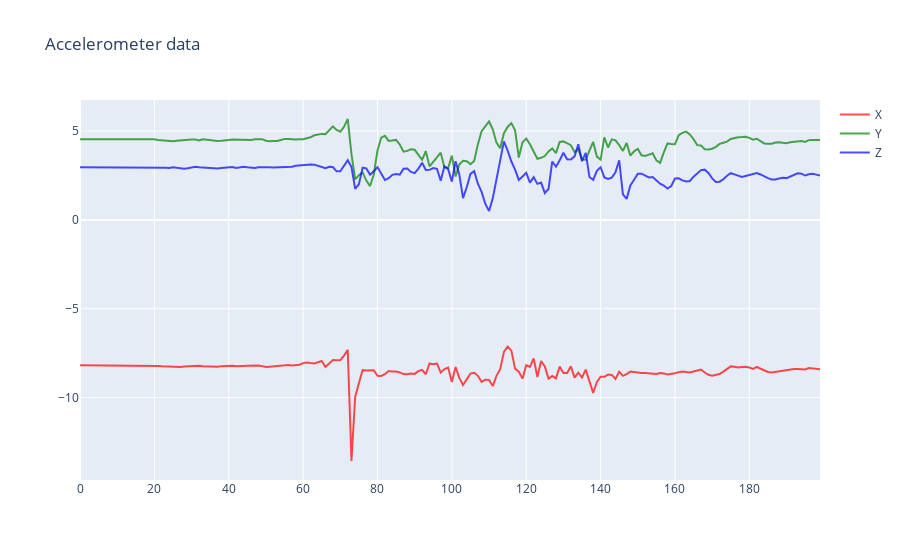

Notebook code cell kept with this figure:
### Code cell
plot_accelerometer_data(shifted_data)

### Figure 1 — Plotly figure (JSON) as saved in the notebook; plotly's stock layout.template omitted (floating-point values rounded to 4 significant figures; data arrays with more than 128 entries replaced by an {"elided": "..."} marker saying what was removed)
{"data": [{"line": {"color": "red"}, "mode": "lines", "name": "X", "opacity": 0.7, "type": "scatter", "x": {"elided": "200 int values"}, "y": {"elided": "200 float values"}}, {"line": {"color": "green"}, "mode": "lines", "name": "Y", "opacity": 0.7, "type": "scatter", "x": {"elided": "200 int values"}, "y": {"elided": "200 float values"}}, {"line": {"color": "blue"}, "mode": "lines", "name": "Z", "opacity": 0.7, "type": "scatter", "x": {"elided": "200 int values"}, "y": {"elided": "200 float values"}}], "layout": {"autosize": true, "title": {"text": "Accelerometer data"}, "xaxis": {"autorange": true, "range": [0, 199], "type": "linear"}, "yaxis": {"autorange": true, "range": [-14.64, 6.747], "type": "linear"}}}
